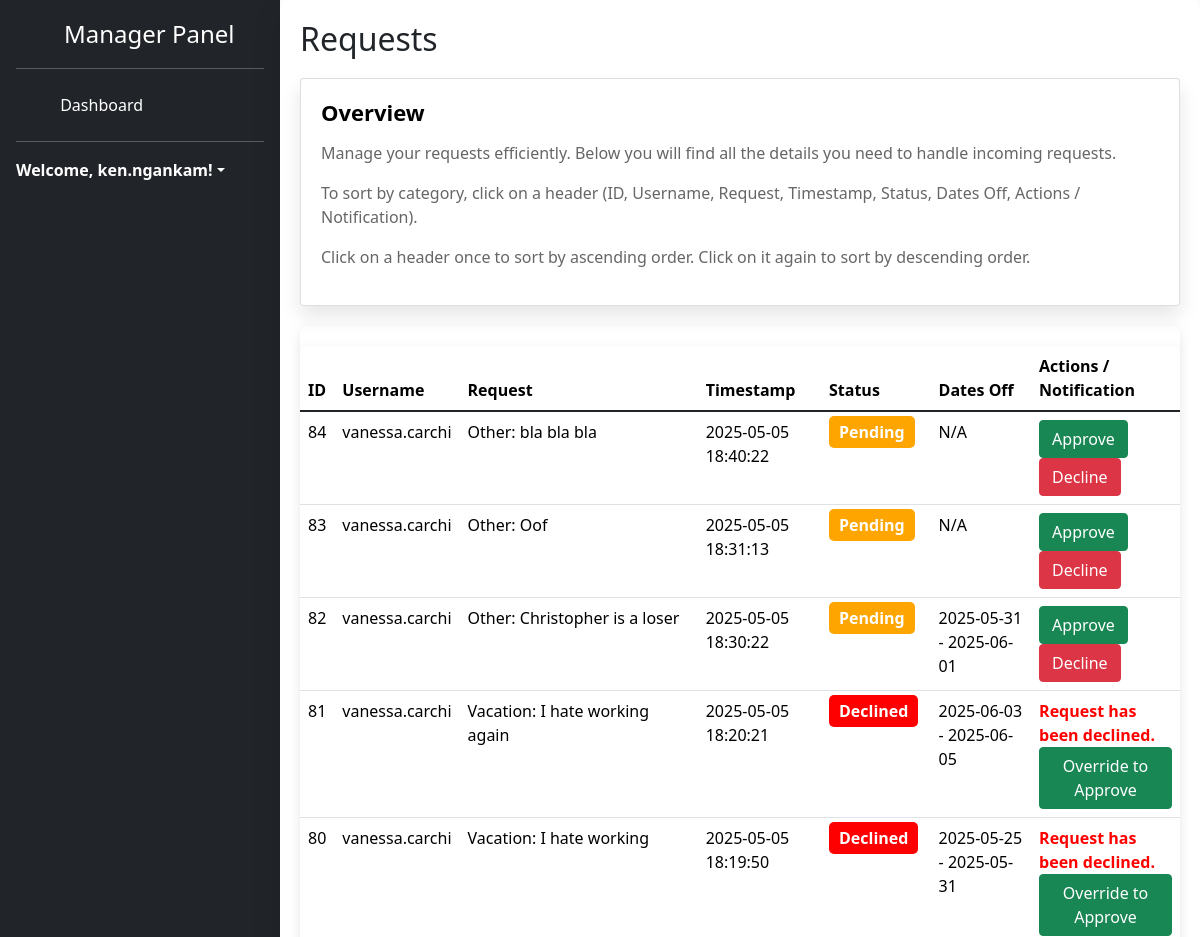
Page /manager_dashboard (signed in, upper part) on the earlier database version.
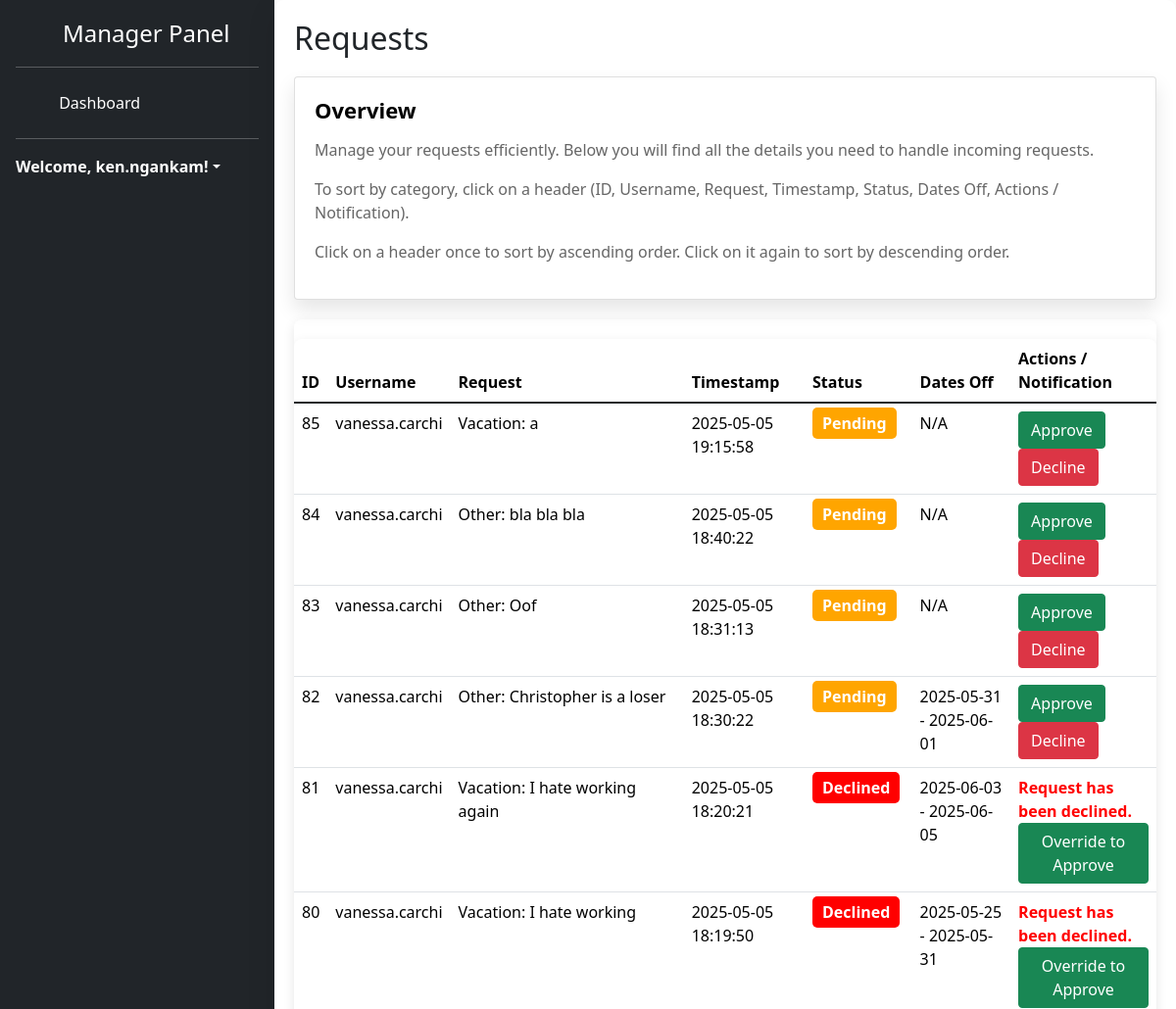
Same page on the later database version.
### tables this page shows
CREATE TABLE requests (
    id INTEGER PRIMARY KEY AUTOINCREMENT,
    username TEXT NOT NULL,
    request TEXT NOT NULL,
    timestamp DATETIME DEFAULT CURRENT_TIMESTAMP
, status TEXT DEFAULT 'pending', user_id INTEGER, start_date TEXT, end_date TEXT, notified INTEGER DEFAULT 0, last_status TEXT DEFAULT NULL);

### main.py (the view)
@app.route("/manager_dashboard")
def manager_dashboard():
    if "user" in session and session.get("role") == "manager":
        username = session.get("user")
        conn = sqlite3.connect("users.db")
        cursor = conn.cursor()
        cursor.execute("""
            SELECT id, username, request, timestamp, status, start_date, end_date
            FROM requests
            ORDER BY timestamp DESC""")
        all_requests = cursor.fetchall()
        conn.close()
        processed_requests = []
        now = datetime.now()
        for req in all_requests:
            req_id, req_username, req_text, req_timestamp, req_status, start_date, end_date = req
            notification = None
            if req_status == "pending_manager":
                try:
                    req_time = datetime.strptime(req_timestamp, '%Y-%m-%d %H:%M:%S')
                    if (now - req_time).total_seconds() > 3 * 3600:
                        notification = "This request has been pending for over 3 hours."
                except Exception:
                    pass
            elif req_status == "accepted":
                notification = "Admin has accepted this request. Please review."
            processed_requests.append({
                "id": req_id,
                "username": req_username,
                "request": req_text,
                "timestamp": req_timestamp,
                "status": req_status,
                "start_date": start_date,
                "end_date": end_date,
                "notification": notification
            })
        return render_template("HTML/manager_dashboard.html", requests=processed_requests, username=username)
    return redirect(url_for("login"))

### templates/HTML/manager_dashboard.html (shortened to what the changed rows need)
<!DOCTYPE html>
<html lang="en">
<head>
  <link rel="stylesheet" href="{{ url_for('static', filename='CSS/sidebars.css') }}">
  <link rel="stylesheet" href="{{ url_for('static', filename='CSS/dashboard.css') }}">
  <link rel="stylesheet" href="{{ url_for('static', filename='CSS/manager_dashboard.css') }}">
  <link href="https://cdn.jsdelivr.net/npm/bootstrap@5.3.2/dist/css/bootstrap.min.css" rel="stylesheet">
  <link rel="stylesheet" href="https://cdn.jsdelivr.net/npm/flatpickr/dist/flatpickr.min.css">
  <link rel="stylesheet" href="https://cdn.jsdelivr.net/npm/@docsearch/css@3">
  <link href="../assets/dist/css/bootstrap.min.css" rel="stylesheet">
  <link rel="stylesheet" href="https://cdnjs.cloudflare.com/ajax/libs/bootstrap/5.1.3/css/bootstrap.min.css" />
  <link rel="stylesheet" href="https://cdnjs.cloudflare.com/ajax/libs/font-awesome/6.0.0/css/all.min.css" />
</head>
<body>
  <div class="app-container">
  <div class="main-content">
    <h2>Requests</h2>
    <div class="table">
      <table id="requestTable" class="table table-hover">
        <thead>
          <tr>
            <th onclick="sortByCategory(0)">ID</th>
            <th onclick="sortByCategory(1)">Username</th>
            <th onclick="sortByCategory(2)">Request</th>
            <th onclick="sortByCategory(3)">Timestamp</th>
            <th onclick="sortByCategory(4)">Status</th>
            <th onclick="sortByCategory(5)">Dates Off</th>
            <th onclick="sortByCategory(6)">Actions / Notification</th>
          </tr>
        </thead>
        <tbody>
          {% for req in requests %}
          <tr>
            <td>{{ req.id }}</td>
            <td>{{ req.username }}</td>
            <td>{{ req.request }}</td>
            <td>{{ req.timestamp }}</td>
            <td>
              <span class="status-badge
                {% if req.status == 'pending' %}status-pending
                {% elif req.status == 'accepted' %}status-approved
                {% elif req.status == 'declined' %}status-rejected
                {% endif %}">
                {{ req.status }}
              </span>
            </td>
            <td>
              {% if req.start_date and req.end_date %}
                {{ req.start_date }} - {{ req.end_date }}
              {% else %}
                N/A
              {% endif %}
            </td>
            <td>
              {% if req.status == 'accepted' %}
                <span class="notification">Request has been approved.</span><br>
                <form action="{{ url_for('update_request', request_id=req.id, action='decline') }}" method="POST" style="display:inline;">
                  <input type="hidden" name="csrf_token" value="{{ csrf_token() }}">
                  <button type="submit" class="btn btn-danger">Override to Decline</button>
                </form>
              {% elif req.status == 'declined' %}
                <span class="notification">Request has been declined.</span><br>
                <form action="{{ url_for('update_request', request_id=req.id, action='accept') }}" method="POST" style="display:inline;">
                  <button type="submit" class="btn btn-success">Override to Approve</button>
                </form>
              {% elif req.status in ['pending', 'pending_manager'] %}
                <form action="{{ url_for('update_request', request_id=req.id, action='accept') }}" method="POST" style="display:inline;">
                  <button type="submit" class="btn btn-success">Approve</button>
                </form>
                <form action="{{ url_for('update_request', request_id=req.id, action='decline') }}" method="POST" style="display:inline;">
                  <button type="submit" class="btn btn-danger">Decline</button>
                </form>
              {% else %}
                <span>{{ req.status | capitalize }}</span>
              {% endif %}
            </td>
          </tr>
          {% endfor %}
        </tbody>
      </table>
    </div>
  </div>
</body>
</html>

Differences in the rows shown:
added requests: id "85", username "vanessa.carchi", request "Vacation: a", timestamp "2025-05-05 19:15:58", status "Pending", start_date "N/A"
